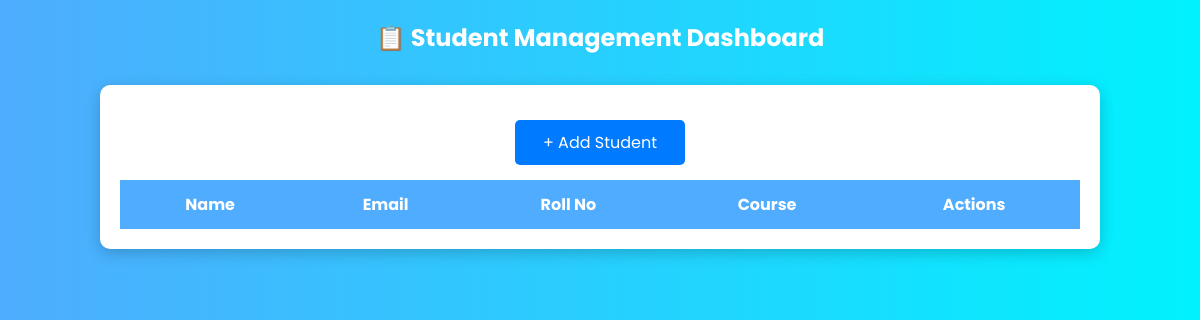
The page /list/ on the database as committed earlier.
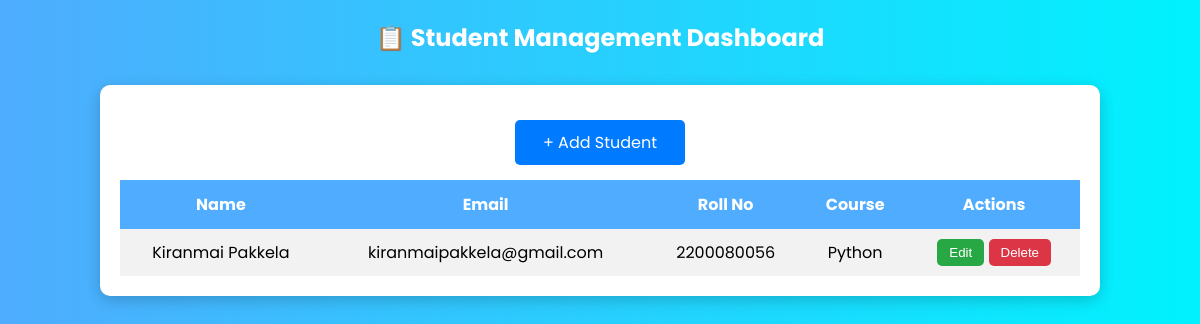
The same page on the database as committed later.
### students/models.py (models this page shows, shortened)
class Student(models.Model):
    first_name = models.CharField(max_length=50)
    last_name = models.CharField(max_length=50)
    email = models.EmailField(unique=True)
    roll_number = models.CharField(max_length=20, unique=True)
    course = models.CharField(max_length=50)
    created_at = models.DateTimeField(auto_now_add=True)

### students/views.py (the view)
# urls.py: path('list/', views.student_list, name='student_list'),
def student_list(request):
    students = Student.objects.all()
    return render(request, 'students/student_list.html', {'students': students})

### students/templates/students/student_list.html (shortened to what this page needs)
<!DOCTYPE html>
<html>
<head>
</head>
<body>
<h2>📋 Student Management Dashboard</h2>
<div class="container">
    <a href="/students/add/" class="add-btn">+ Add Student</a>
    <table>
        <tr>
            <th>Name</th>
            <th>Email</th>
            <th>Roll No</th>
            <th>Course</th>
            <th>Actions</th>
        </tr>
        {% for student in students %}
        <tr>
            <td>{{ student.first_name }} {{ student.last_name }}</td>
            <td>{{ student.email }}</td>
            <td>{{ student.roll_number }}</td>
            <td>{{ student.course }}</td>
            <td>
                <button class="btn edit">Edit</button>
                <button class="btn delete">Delete</button>
            </td>
        </tr>
        {% endfor %}
    </table>
</div>
</body>
</html>

Rows that differ between the two databases and show on the page:
added Student: first_name "Kiranmai", last_name "Pakkela", email "kiranmaipakkela@gmail.com", roll_number "2200080056", course "Python"
